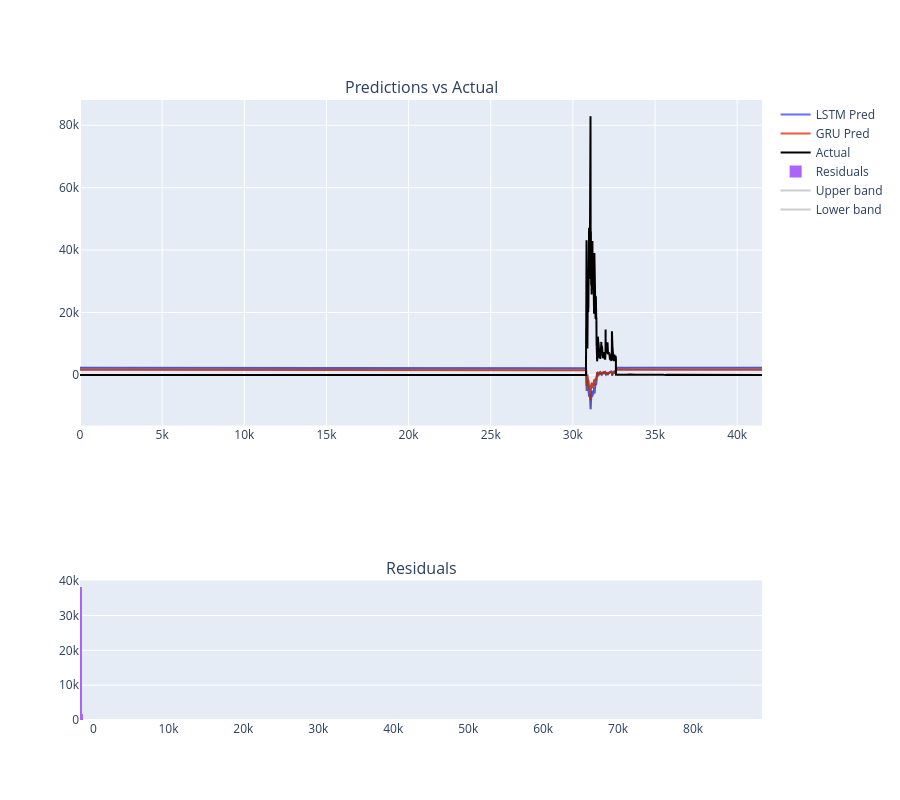

The cell this chart's notebook holds for it:
### Code cell
# Predictions vs Actual and residuals visualization
import numpy as np
fig = make_subplots(rows=2, cols=1, subplot_titles=('Predictions vs Actual','Residuals'), row_heights=[0.7,0.3], shared_xaxes=False)

# combine predictions if available
pred_dfs = {}
for name, path in [('LSTM','results/lstm_model.keras'), ('GRU','results/gru_model.keras')]:
	try:
		m = load_model(path)
		X_in = X_test.reshape((X_test.shape[0], X_test.shape[1], 1))
		preds_s = m.predict(X_in, verbose=0).ravel()
		preds = scaler.inverse_transform(preds_s.reshape(-1,1)).ravel()
		pred_dfs[name] = preds
		fig.add_trace(go.Scatter(y=preds, name=f'{name} Pred'), row=1, col=1)
	except:
		pass

# actual
y_true = scaler.inverse_transform(y_test.reshape(-1,1)).ravel()
fig.add_trace(go.Scatter(y=y_true, name='Actual', line=dict(color='black')), row=1, col=1)

# residuals histogram for best model if exists
if pred_dfs:
	best = min(pred_dfs.keys(), key=lambda k: float(np.sqrt(mean_squared_error(y_true, pred_dfs[k]))))
	res = y_true - pred_dfs[best]
	fig.add_trace(go.Histogram(x=res, name='Residuals'), row=2, col=1)
	# uncertainty band (mean +/- std across models)
	preds_stack = np.vstack(list(pred_dfs.values()))
	mean_pred = preds_stack.mean(axis=0)
	std_pred = preds_stack.std(axis=0)
	fig.add_trace(go.Scatter(y=mean_pred + std_pred, name='Upper band', line=dict(color='rgba(0,0,0,0.2)'), showlegend=True), row=1, col=1)
	fig.add_trace(go.Scatter(y=mean_pred - std_pred, name='Lower band', line=dict(color='rgba(0,0,0,0.2)'), showlegend=True), row=1, col=1)
else:
	fig.add_annotation(text='No predictions available', x=0.5, y=0.5, showarrow=False, row=1, col=1)

fig.update_layout(height=800, width=900, showlegend=True)
fig.show()

### Figure 1 — Plotly figure (JSON) as saved in the notebook; plotly's stock layout.template omitted (floating-point values rounded to 4 significant figures; data arrays with more than 128 entries replaced by an {"elided": "..."} marker saying what was removed)
{"data": [{"name": "LSTM Pred", "type": "scatter", "xaxis": "x", "y": {"elided": "41513 float values"}, "yaxis": "y"}, {"name": "GRU Pred", "type": "scatter", "xaxis": "x", "y": {"elided": "41513 float values"}, "yaxis": "y"}, {"line": {"color": "black"}, "name": "Actual", "type": "scatter", "xaxis": "x", "y": {"elided": "41513 float values"}, "yaxis": "y"}, {"name": "Residuals", "type": "histogram", "x": {"elided": "41513 float values"}, "xaxis": "x2", "yaxis": "y2"}, {"line": {"color": "rgba(0,0,0,0.2)"}, "name": "Upper band", "showlegend": true, "type": "scatter", "xaxis": "x", "y": {"elided": "41513 float values"}, "yaxis": "y"}, {"line": {"color": "rgba(0,0,0,0.2)"}, "name": "Lower band", "showlegend": true, "type": "scatter", "xaxis": "x", "y": {"elided": "41513 float values"}, "yaxis": "y"}], "layout": {"annotations": [{"font": {"size": 16}, "showarrow": false, "text": "Predictions vs Actual", "x": 0.5, "xanchor": "center", "xref": "paper", "y": 1.0, "yanchor": "bottom", "yref": "paper"}, {"font": {"size": 16}, "showarrow": false, "text": "Residuals", "x": 0.5, "xanchor": "center", "xref": "paper", "y": 0.225, "yanchor": "bottom", "yref": "paper"}], "height": 800, "showlegend": true, "width": 900, "xaxis": {"anchor": "y", "domain": [0, 1]}, "xaxis2": {"anchor": "y2", "domain": [0, 1]}, "yaxis": {"anchor": "x", "domain": [0.475, 1.0]}, "yaxis2": {"anchor": "x2", "domain": [0, 0.225]}}}
